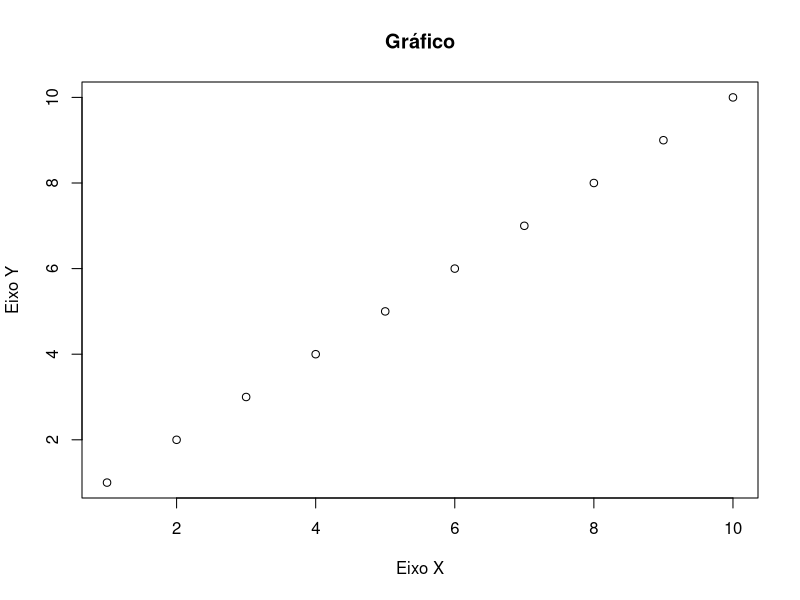

Generate this figure with R: (Note: this script raises an error after producing the figure.)
## ---- chunk 1
knitr::opts_chunk$set(echo = FALSE)
# Links
rlink <- "[R](http://r-project.org/){target='_blank'}"
rstudio <- "[RStudio](http://rstudio.org/){target='_blank'}"
cran <- "[CRAN](http://cran.r-project.org/){target='_blank'}"
github <- "[GitHub](http://github.com/){target='_blank'}"
## ---- chunk 2
x <- mean(1:10)
## ---- chunk 3
argumentos <- list(x = 1:10, main = "Gráfico", 
                   xlab = "Eixo X", ylab = "Eixo Y")
do.call(plot, argumentos)
## ---- chunk 4
mtcars |> head()  
mtcars |> subset(cyl == 4) |> nrow()
mtcars |> subset(cyl == 4) |> (function(d) lm(mpg ~ disp, data = d))()
## ---- chunk 5
# Como operador unario
+2 # operador operando1
# Como operador binario
2 + 5 # operando1 operador operando2
## ---- chunk 6
# Saber se um numero esta em um vetor
1 %in% 1:3
# Como eh o codigo interno de '%in%'
`%in%`
## ---- chunk 7
`+`
## ---- chunk 8
`+`(e1 = 2, e2 = 5)
## ---- chunk 9
# Nosso operador pipe '%>>%'
`%>>%` <- function(a, b) {
  aux <- as.character(substitute(b))
  exec <- call(aux, a)
  eval(exec)
}

1:10 %>>% mean()
## ---- chunk 10
# Funcao f
f <- function(x) 1
# Tipo de objeto do argumento x
typeof(formals(f))
## ---- chunk 11
f2 <- function(x = aux()) 10; f2()
## ---- chunk 12
f3 <- function(a = 4, b = a + 2, c = x * y) {
  x <- 10
  y <- 100
  list(a = a, # 4
       b = b, # a + 2
       c = c) # x * y
}
f3()
## ---- chunk 13
y <- x = 4
## ---- chunk 14
rm(list = ls(all.names = TRUE))
knitr::opts_chunk$set(echo = FALSE)
# Links
rlink <- "[R](http://r-project.org/){target='_blank'}"
rstudio <- "[RStudio](http://rstudio.org/){target='_blank'}"
cran <- "[CRAN](http://cran.r-project.org/){target='_blank'}"
github <- "[GitHub](http://github.com/){target='_blank'}"
## ---- chunk 15
# Funcao teste
teste <- function(x = ls()) {
  obj_ae <- "Objeto_interno"
  x
}
# ls() avaliado dentro de teste():
teste()
# ls() avaliado no ambiente de chamada:
teste(ls())
teste2 <- function(){
  obj_teste2_1 <- "primeiro"
  obj_teste2_2 <- "segundo"
  obj_teste2_3 <- "terceiro"
  teste(ls())
}
teste2()
# Objeto x avaliado no ambiente global
teste((x <- ls()))
teste((x <- ls()))
## ---- chunk 16
teste <- function(arg = 5) {
  list("argumento padrão?" = missing(arg), valor = arg)
}
# Teste 1
teste()
# Teste 2
teste(4)
## ---- chunk 17
# Funcao com saida implicita
nova_funcao <- function(x) {
  # Corpo da funcao
  x
}
nova_funcao(2)
# Funcao com saida implicita sem resultado
nova_funcao2 <- function(x) {
  # Corpo da funcao
  x <- x
}
nova_funcao2(4)
## ---- chunk 18
num_par_ou_impar <- function(x) {
  if (!is.numeric(x)) stop("o argumento x deve ser numerico", call. = FALSE)
  num <- as.integer(x)
  if (num %% 2 == 0) {
    return("Número par!")
  } else return("Número ímpar!")
}
# Numero real eh coagido a inteiro sem arredondamento
num_par_ou_impar(1.6)
# Programacao defensiva (x deve ser numerico)
num_par_ou_impar(TRUE)
# Verificando se um numero eh par ou impar
num_par_ou_impar(6)
## ---- chunk 19
# Funcao com saida invisivel
estdes <- function(x) {
  plot(x)
  resumo <- summary(x)
  invisible(resumo)
}
# Conjunto de dados
y <- rexp(30)
# Chamando estdes
res <- estdes(y)
# Imprimindo o resultado invisivel
res
# Formas alternativas
print(estdes(y))
(estdes(y))
# Sinalizador de visibilidade
withVisible(estdes(y))
str(withVisible(estdes(y)))
## ---- chunk 20
# Funcao `<-`() com saida invisivel
x <- 10
# Acessando o valor do obj associado com o nome 'x'
x
# Outra forma de acesso
(x <- 10)
## ---- chunk 21
dados <- data.frame(
  nome = c("Paulo", "Maria", "Caio"),
  altura = c(175, 167, 172),
  peso = c(70, 65, 7500),
  idade = c(32, 26, 19)
); dados
## ---- chunk 22
# Vamos criar um vetor de comprimento 10
x <- 1:10; x
# Usando a funcao de substituicao, para alterar
# dois valores na posicao 6 e 10
x[c(6, 10)] <- c(100, 200); x
## ---- chunk 23
# Objeto x criado
x <- 1:10
# `*tmp*` temporariamente criado
`*tmp*` <- x
# Alteracoes realizadas
x <- `[<-`(`*tmp*`, c(6, 10), valor = c(100, 200)); x
# Ao final se remove `*tmp*`
rm(`*tmp*`)
## ---- chunk 24
# Funcao de substituicao de alterar os extremos
`substextr<-` <- function(x, value) {
  x <- sort(x)
  x[1] <- x[length(x)] <- value
  x
}
# Criando o vetor
set.seed(10)
x <- rnorm(10)
# Inspecao
.Internal(address(x))
# Alterando o vetor
substextr(x) <- 100
# Inspecao
.Internal(address(x))
## ---- chunk 25
`subst<-` <- function(x, i, value) {
  x[i] <- value
  x
}
set.seed(10)
(x <- c(1, 2, 3))
# Inspecao
.Internal(address(x))
# subst(x, i) <- value
subst(x, 2) <- 100; x
# Inspecao
.Internal(address(x))
## ---- chunk 26
# Vetorização da soma de vetores
1:4 + 10:13
## ---- chunk 27
x <- 1:4
y <- 10:13
for (i in 1:4) {
  print(x[i] + y[i])
}
## ---- chunk 28
# Funcao logaritmica
log(1:4)
# Multiplicacao
10:20 * 5
# Operadores logicos
1 == 1:4
# Gerador de numeros aleatorios [0, 1]
runif(1:10)
## ---- chunk 29
`%soma%` <- function(e1, e2) {
  e1 + e2
}
# Exemplo 1
1:4 %soma% 10:13
# Exemplo 2
1:4 %soma% 5
## ---- chunk 30
# Semente
set.seed(10)
# Gerando a amostra
rnorm(10, 1:3, 1)
## ---- chunk 31
# Apos a vetorizacao, observe a diferenca entre
# 'rnorm_vet1' e 'rnorm_vet2', devido ao argumento 
# 'SIMPLIFY'
rnorm_vet1 <- Vectorize(rnorm, "mean", SIMPLIFY = FALSE)
rnorm_vet2 <- Vectorize(rnorm, "mean", SIMPLIFY = TRUE)
# Vetorizando
set.seed(10) # semente para fixar os mesmos valores
rnorm_vet1(n = 10, mean = 1:3)
set.seed(10) # semente para fixar os mesmos valores
rnorm_vet2(n = 10, mean = 1:3)
## ---- chunk 32
# 5 amostras
(am1 <- sample(x = 1:1000, size = 10, replace = TRUE))
(am2 <- sample(x = 1:1000, size = 10, replace = TRUE))
(am3 <- sample(x = 1:1000, size = 10, replace = TRUE))
(am4 <- sample(x = 1:1000, size = 10, replace = TRUE))
am5 <- sample(x = 1:1000, size = 10, replace = TRUE)
# Amostras em colunas
amost_col <- matrix(c(am1, am2, am3, am4, am5), 10, 5); amost_col
# Calculando a media por coluna
apply(X = amost_col, MARGIN = 2, FUN = mean)
# Amostras em linhas
amost_lin <- matrix(c(am1, am2, am3, am4, am5), 5, 10, byrow = TRUE); amost_lin
# Calculando a media por linhas
apply(X = amost_lin, MARGIN = 1, FUN = mean)
# Podemos tambem adicionar argumentos adicionais
# em FUN (Media truncada em 10%)
apply(X = amost_lin, MARGIN = 1, FUN = mean, trim = 0.1)
# Usando o argumento simplify, o default: simplify = TRUE
apply(X = amost_lin, MARGIN = 1, FUN = mean, simplify = FALSE)
## ---- chunk 33
# Vetor (nao faz muito sentido)
lapply(1:10, mean)
# Lista
lapply(list(x = 1:10, y = 11:20), mean)
lapply(list(x = 1:10, y = 11:20), "[[", 2)
lapply(list(mat1 = matrix(1:12, 4, 3)), "[", , 2)
## ---- chunk 34
lapply(list(1:10, 11:20), mean)
sapply(list(1:10, 11:20), mean)
# 'simplify = FALSE' em 'sapply()' eh equivalente a 'lapply()'
sapply(list(1:10, 11:20), mean, simplify = FALSE)
## ---- chunk 35
mapply(FUN = mean, list(x = 1:10, y = 11:20), USE.NAMES = TRUE)
mapply(FUN = mean, list(x = 1:10, y = 11:20), USE.NAMES = FALSE)
mapply(FUN = rep, x = 1:4,  times = 1:4)
mapply(FUN = rep, x = 1:4,  times = 4)
mapply(rep, times = 1:4, MoreArgs = list(x = 4))
## ---- chunk 36
mapply(sample, size = rep(38, 10), MoreArgs = list(x = 1:38))
## ---- chunk 37
mapply(rnorm, n = rep(30, 10))
